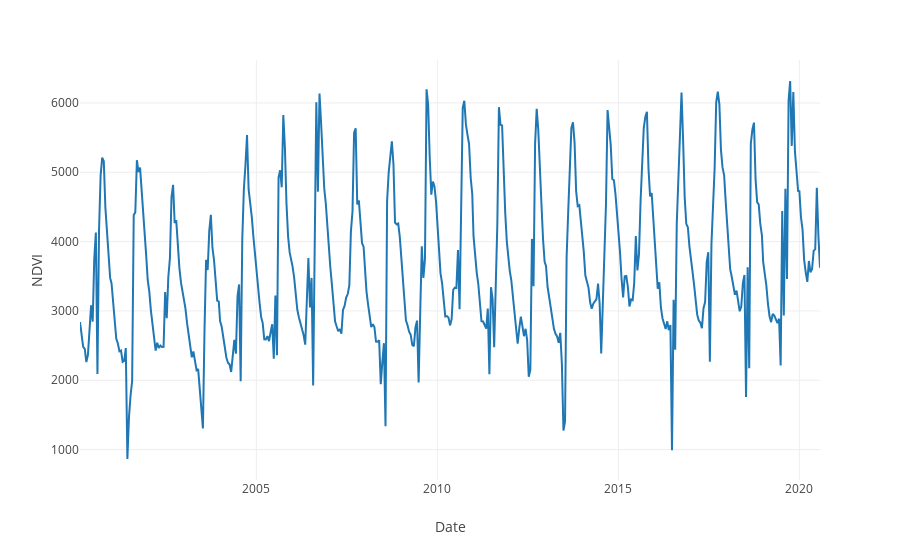

Source (notebook cell):
### Code cell
fig = px.line(df,'Date','NDVI')
fig.show()

### Figure 1 — Plotly figure (JSON) as saved in the notebook; plotly's stock layout.template omitted (floating-point values rounded to 4 significant figures; data arrays with more than 128 entries replaced by an {"elided": "..."} marker saying what was removed)
{"data": [{"hovertemplate": "Date=%{x}<br>NDVI=%{y}<extra></extra>", "legendgroup": "", "line": {"color": "#1F77B4", "dash": "solid"}, "mode": "lines", "name": "", "orientation": "v", "showlegend": false, "type": "scatter", "x": {"elided": "471 str values"}, "xaxis": "x", "y": {"elided": "471 float values"}, "yaxis": "y"}], "layout": {"autosize": true, "legend": {"tracegroupgap": 0}, "margin": {"t": 60}, "xaxis": {"anchor": "y", "autorange": true, "domain": [0, 1], "range": ["2000-02-18", "2020-07-27"], "title": {"text": "Date"}, "type": "date"}, "yaxis": {"anchor": "x", "autorange": true, "domain": [0, 1], "range": [561.9, 6619.0], "title": {"text": "NDVI"}, "type": "linear"}}}
